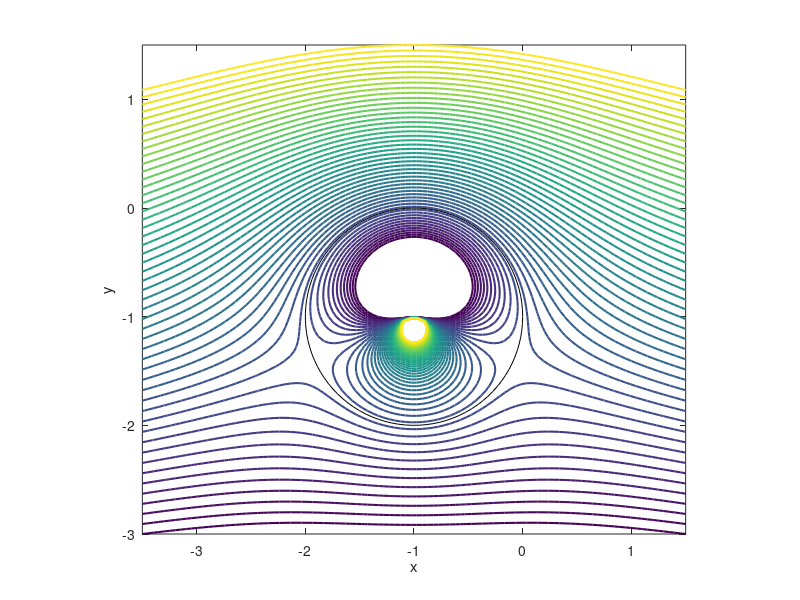

The MATLAB source for this figure:
% Lifting Cylinder Example:
%
% This script plots the streamlines for the flow around a cylinder with
% circulation.  The flow is constructed through the superposition of: 
%   1. a uniform flow, 
%   2. a dipole (source and sink at the same location), and 
%   3. a vortex.  
% The output is a plot showing the streamlines around the cylinder.

clear all;
close all;
clc;

%% Define Domain
xmin=-3.5;
xmax=1.5;
ymin=-3.0;
ymax=1.5;

%% Define Number of Grid Points
nx=100; % steps in the x direction
ny=100; % steps in the y direction

%% Create mesh over domain using number of grid points specified
[x,y]=meshgrid(linspace(xmin,xmax,nx),linspace(ymin,ymax,ny));

%% Define Flow Parameters

U0 = 5.0;      % Uniform flow velocity

x_cyl = -1.0;  % x-location of cylinder
y_cyl = -1.0;  % y-location of cylinder
R_cyl = 1.0;   % Radius of cylinder

kappa = 2*pi*U0*R_cyl^2; % Dipole strength
Gamma = 8*pi;            % Vortex strength

%% Define a function which calculates the radius.
% Center of circle = (x1,y1)
radius= @(x,y,x1,y1) sqrt((x-x1).^2+(y-y1).^2);

%% Calculate psi for uniform stream (Eq. 3.55)
Psi_U0 = U0*y;

%% Calculate psi for doublet or dipole (Eq. 3.87)
Psi_K = -kappa/(2*pi)*sin(atan2(y-y_cyl,x-x_cyl))./(radius(x,y,x_cyl,y_cyl));

%% Calculate psi for vortex (Eq. 3.114)
Psi_Gamma = Gamma/(2*pi)*log(radius(x,y,x_cyl,y_cyl));

%% Add all streamfunctions together
StreamFunction = Psi_U0 + Psi_Gamma + Psi_K;

%% Determine color levels for contours
levmin = StreamFunction(1,nx); % defines the color levels -> trial and error to find a good representation
levmax = StreamFunction(ny,nx/2);
levels = linspace(levmin,levmax,50)';

%% Plot streamfunction at levels
contour(x,y,StreamFunction,levels,'LineWidth',1.5)

%% Plot cylinder on same graph
theta=linspace(0,2*pi);

figure(1)
hold on;
plot(x_cyl+R_cyl*cos(theta),y_cyl+R_cyl*sin(theta),'k');
hold off;

%% Adjust axis and label figure
axis equal
axis([xmin xmax ymin ymax])
ylabel('y')
xlabel('x')
